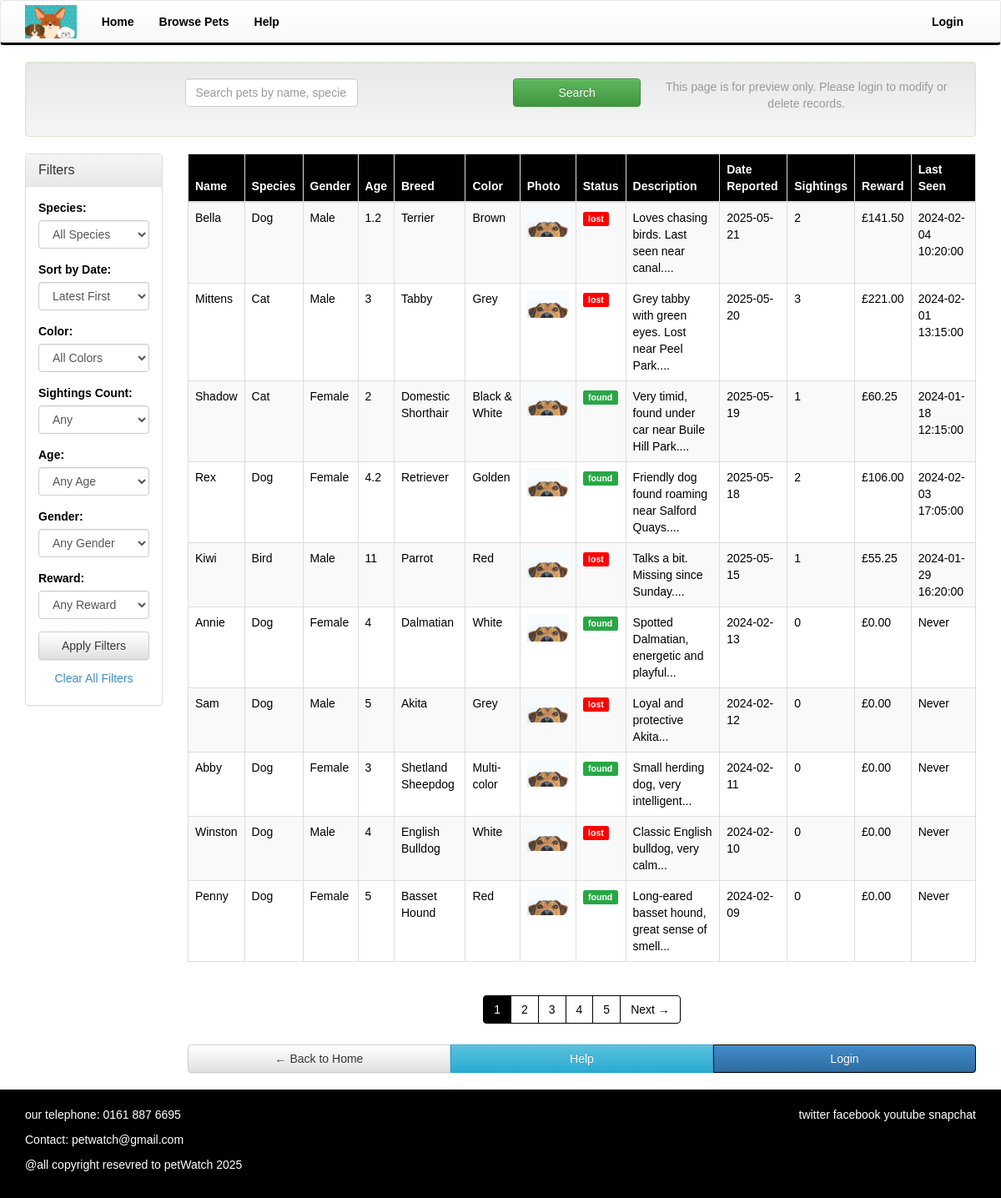
The page /petWatch/controllers/browse.php on the database its author committed.
### tables this page shows
CREATE TABLE "pets"
(
    id            INTEGER
        primary key autoincrement,
    name          TEXT,
    species       TEXT,
    breed         TEXT,
    color         TEXT,
    photo_url     TEXT,
    status        TEXT,
    description   TEXT,
    date_reported DATE,
    user_id       INTEGER
        references users,
    gender        TEXT,
    age           DECIMAL(4, 2),
    check (age >= 0 AND age <= 100),
    check (gender IN ('Male', 'Female')),
    check (status IN ('lost', 'found'))
);

### petWatch/controllers/browse.php (called while the page is built, shortened)
<?php
require_once '../Model/PetModel.php';
$db = getDbConnection();
$petModel = new PetModel($db);
$search = isset($_GET['search']) ? $_GET['search'] : '';
$species = isset($_GET['species']) ? $_GET['species'] : '';
$color = isset($_GET['color']) ? $_GET['color'] : '';
$gender = isset($_GET['gender']) ? $_GET['gender'] : '';
$age = isset($_GET['age']) ? $_GET['age'] : '';
$sightings = isset($_GET['sightings']) ? $_GET['sightings'] : '';
$reward = isset($_GET['reward']) ? $_GET['reward'] : '';
$sort = isset($_GET['sort']) ? $_GET['sort'] : 'late';
$page = isset($_GET['page']) ? (int)$_GET['page'] : 1;
$filters = [
    'species' => $species,
    'color' => $color,
    'gender' => $gender,
    'age' => $age,
    'sightings' => $sightings,
    'reward' => $reward,
    'sort' => $sort
];
$filters = array_filter($filters);
$pets = $petModel->getPets($search, $filters, $page, 10);
$totalPets = $petModel->getTotalPets($search, $filters);
$totalPages = ceil($totalPets / 10);
include '../views/browse.phtml';
?>

### petWatch/Model/PetModel.php (called while the page is built, shortened)
<?php
class PetModel extends PetRelatedModel
{
    public function getPets($search = '', $filters = [], $page = 1, $perPage = 10)
    {
        $offset = ($page - 1) * $perPage;
        $sql = "SELECT p.*,
                       COUNT(s.id) as sighting_count,
                       COALESCE(SUM(s.reward), 0) as total_reward,
                       MAX(s.timestamp) as last_sighting
                FROM pets p
                LEFT JOIN sightings s ON p.id = s.pet_id
                WHERE 1=1";
        $params = [];
        $sql = $this->applyFilters($sql, $filters, $params);
        $sql .= " GROUP BY p.id";
        $sql = $this->applyHavingConditions($sql, $filters);
        $sort = isset($filters['sort']) ? $filters['sort'] : 'late';
        $sql .= ($sort === 'early') ? " ORDER BY p.date_reported ASC" : " ORDER BY p.date_reported DESC";
        $sql .= " LIMIT ? OFFSET ?";
        $params[] = $perPage;
        $params[] = $offset;
        $stmt = $this->executeStatement($sql, $params);
        return $stmt ? $stmt->fetchAll(PDO::FETCH_ASSOC) : [];
    }
    private function applyFilters(string $sql, array $filters, array &$params): string
    {
        return $sql;
    }
    private function applyHavingConditions(string $sql, array $filters): string
    {
        return $sql;
    }
    public function getTotalPets($search = '', $filters = [])
    {
        $sql = "SELECT COUNT(DISTINCT p.id) as total FROM pets p WHERE 1=1";
        $params = [];
        $sql = $this->applyFilters($sql, $filters, $params);
        $stmt = $this->executeStatement($sql, $params);
        $result = $stmt ? $stmt->fetch(PDO::FETCH_ASSOC) : ['total' => 0];
        return isset($result['total']) ? (int)$result['total'] : 0;
    }
}
?>

### petWatch/Model/BaseModel.php (called while the page is built, shortened)
<?php
abstract class BaseModel
{
    protected $db;
    public function __construct(PDO $db)
    {
        $this->db = $db;
    }
    protected function executeStatement(string $sql, array $params = [])
    {
        try {
            $stmt = $this->db->prepare($sql);
            $stmt->execute($params);
            return $stmt;
        } catch (PDOException $e) {
            error_log("Database error in " . get_class($this) . ": " . $e->getMessage());
            return false;
        }
    }
}
?>

### petWatch/views/browse.phtml (the view, shortened to what this page needs)
<?php global $search, $species, $sort, $color, $sightings, $age, $gender, $reward, $page, $totalPages; ?>
<?php include 'template/header.phtml'; ?>
<div class="container">
    <div class="row">
        <div class="col-xs-12">
            <div class="well search-well text-center">
                <form method="get" action="browse.php" class="form-inline">
                    <div class="form-group col-xs-12 col-sm-8 col-md-6 col-lg-6">
                        <input type="text" name="search" class="form-control"
                               placeholder="Search pets by name, species, breed..."
                               value="<?php echo htmlspecialchars($search); ?>">
                    </div>
                    <div class="form-group col-xs-12 col-sm-4 col-md-3 col-lg-2">
                        <button type="submit" class="btn btn-success btn-block">Search</button>
                    </div>
                </form>
                <p class="text-muted hidden-xs">
                    This page is for preview only. Please login to modify or delete records.
                </p>
            </div>
        </div>
    </div>
    <div class="row">
        <div class="col-xs-12 col-md-3 col-lg-2">
            <div class="panel panel-default filter-panel">
                <div class="panel-heading">
                    <h4 class="panel-title">
                        Filters
                    </h4>
                </div>
                <div id="filterCollapse" class="panel-body collapse in">
                    <form method="get" action="browse.php" id="filterForm">
                        <div class="form-group">
                            <label>Species:</label>
                            <select name="species" class="form-control" onchange="this.form.submit()">
                                <option value="">All Species</option>
                            </select>
                        </div>
                        <div class="form-group">
                            <label>Sort by Date:</label>
                            <select name="sort" class="form-control" onchange="this.form.submit()">
                                <option value="late" <?php echo $sort == 'late' ? 'selected' : ''; ?>>Latest First</option>
                            </select>
                        </div>
                        <div class="form-group">
                            <label>Color:</label>
                            <select name="color" class="form-control" onchange="this.form.submit()">
                                <option value="">All Colors</option>
                            </select>
                        </div>
                        <div class="form-group">
                            <label>Sightings Count:</label>
                            <select name="sightings" class="form-control" onchange="this.form.submit()">
                                <option value="">Any</option>
                            </select>
                        </div>
                        <div class="form-group">
                            <label>Age:</label>
                            <select name="age" class="form-control" onchange="this.form.submit()">
                                <option value="">Any Age</option>
                            </select>
                        </div>
                        <div class="form-group">
                            <label>Gender:</label>
                            <select name="gender" class="form-control" onchange="this.form.submit()">
                                <option value="">Any Gender</option>
                            </select>
                        </div>
                        <div class="form-group">
                            <label>Reward:</label>
                            <select name="reward" class="form-control" onchange="this.form.submit()">
                                <option value="">Any Reward</option>
                            </select>
                        </div>
                        <button type="submit" class="btn btn-default btn-block">Apply Filters</button>
                        <a href="browse.php" class="btn btn-link btn-block">Clear All Filters</a>
                    </form>
                </div>
            </div>
        </div>
        <div class="col-xs-12 col-md-9 col-lg-10">
            <?php if (empty($pets) && !empty($search)): ?>
                <div class="alert alert-info text-center">
                    <p>Sorry, your search for "<?php echo htmlspecialchars($search); ?>" did not match any pets.</p>
                    <p>Try different keywords or <a href="browse.php">clear your search</a>.</p>
                </div>
            <?php else: ?>
                <div class="hidden-xs hidden-sm">
                    <div class="table-responsive">
                        <table class="table table-bordered table-striped">
                            <thead>
                            <tr>
                                <th>Name</th>
                                <th>Species</th>
                                <th>Gender</th>
                                <th>Age</th>
                                <th>Breed</th>
                                <th>Color</th>
                                <th>Photo</th>
                                <th>Status</th>
                                <th>Description</th>
                                <th>Date Reported</th>
                                <th>Sightings</th>
                                <th>Reward</th>
                                <th>Last Seen</th>
                            </tr>
                            </thead>
                            <tbody>
                            <?php foreach ($pets as $pet): ?>
                                <tr>
                                    <td><?php echo htmlspecialchars($pet['name']); ?></td>
                                    <td><?php echo htmlspecialchars($pet['species']); ?></td>
                                    <td><?php echo htmlspecialchars(isset($pet['gender']) ? $pet['gender'] : 'Unknown'); ?></td>
                                    <td><?php echo htmlspecialchars(isset($pet['age']) ? $pet['age'] : 'Unknown'); ?></td>
                                    <td><?php echo htmlspecialchars($pet['breed']); ?></td>
                                    <td><?php echo htmlspecialchars($pet['color']); ?></td>
                                    <td>
                                        <?php if (!empty($pet['photo_url'])): ?>
                                            <img src="../images/pet-image/dog.png" alt="Pet photo" class="img-responsive" style="max-width: 50px;">
                                        <?php else: ?>
                                            No photo
                                        <?php endif; ?>
                                    </td>
                                    <td>
                                            <span class="label <?php echo $pet['status'] == 'lost' ? 'label-danger' : 'label-success'; ?>">
                                                <?php echo htmlspecialchars($pet['status']); ?>
                                            </span>
                                    </td>
                                    <td><?php echo htmlspecialchars(substr($pet['description'], 0, 50) . '...'); ?></td>
                                    <td><?php echo htmlspecialchars($pet['date_reported']); ?></td>
                                    <td><?php echo htmlspecialchars(isset($pet['sighting_count']) ? $pet['sighting_count'] : 0); ?></td>
                                    <td>£<?php echo number_format(isset($pet['total_reward']) ? $pet['total_reward'] : 0, 2); ?></td>
                                    <td><?php echo htmlspecialchars(isset($pet['last_sighting']) ? $pet['last_sighting'] : 'Never'); ?></td>
                                </tr>
                            <?php endforeach; ?>
                            </tbody>
                        </table>
                    </div>
                </div>
                <div class="row">
                    <div class="col-xs-12 text-center">
                        <ul class="pagination">
                            <?php
                            $startPage = max(1, $page - 2);
                            $endPage = min($totalPages, $startPage + 4);
                            $startPage = max(1, $endPage - 4);
                            for ($i = $startPage; $i <= $endPage; $i++): ?>
                                <li class="<?php echo $i == $page ? 'active' : ''; ?>">
                                    <a href="?<?php echo http_build_query(array_merge($_GET, ['page' => $i])); ?>"><?php echo $i; ?></a>
                                </li>
                            <?php endfor; ?>
                            <?php if ($page < $totalPages): ?>
                                <li><a href="?<?php echo http_build_query(array_merge($_GET, ['page' => $page + 1])); ?>">Next →</a></li>
                            <?php endif; ?>
                        </ul>
                    </div>
                </div>
            <?php endif; ?>
            <div class="row">
                <div class="col-xs-12">
                    <div class="btn-group btn-group-justified">
                        <a href="../index.php" class="btn btn-default">← Back to Home</a>
                        <a href="help.php" class="btn btn-info">Help</a>
                        <?php if (isset($_SESSION['loggedin']) && $_SESSION['loggedin'] === true): ?>
                            <a href="logout.php" class="btn btn-primary" onclick="return confirmLogout()">Logout</a>
                        <?php else: ?>
                            <a href="login.php" class="btn btn-primary">Login</a>
                        <?php endif; ?>
                    </div>
                </div>
            </div>
        </div>
    </div>
</div>
<?php include 'template/footer.phtml'; ?>

### petWatch/css/my-style.css (style rules this page uses)
html, body { height: 100%; margin: 0; padding: 0; }
body { background-color: white; color: black; font-family: Arial, sans-serif; display: flex; flex-direction: column; min-height: 100vh; }
.btn-primary { background-color: black; border-color: black; }
.table th { background-color: #000; color: #fff; border-color: #000; }
.table-striped > tbody > tr:nth-of-type(odd) { background-color: #f9f9f9; }
.label-danger { background-color: #ff0000; }
.label-success { background-color: #28a745; }
.well { background-color: #dff0d8; border-color: #d6e9c6; }
.pagination > li > a { color: #000; border: 1px solid #000; }
.pagination > li.active > a { background-color: #000; border-color: #000; color: #fff; }

### rows shown on the page
pets: name "Bella", species "Dog", gender "Male", age "1.2", breed "Terrier", color "Brown", status "lost", description "Loves chasing birds. Last seen near canal....", date_reported "2025-05-21", sighting_count "2", total_reward "141.50", last_sighting "2024-02-04 10:20:00"
pets: name "Mittens", species "Cat", gender "Male", age "3", breed "Tabby", color "Grey", status "lost", description "Grey tabby with green eyes. Lost near Peel Park....", date_reported "2025-05-20", sighting_count "3", total_reward "221.00", last_sighting "2024-02-01 13:15:00"
pets: name "Shadow", species "Cat", gender "Female", age "2", breed "Domestic Shorthair", color "Black & White", status "found", description "Very timid, found under car near Buile Hill Park....", date_reported "2025-05-19", sighting_count "1", total_reward "60.25", last_sighting "2024-01-18 12:15:00"
pets: name "Rex", species "Dog", gender "Female", age "4.2", breed "Retriever", color "Golden", status "found", description "Friendly dog found roaming near Salford Quays....", date_reported "2025-05-18", sighting_count "2", total_reward "106.00", last_sighting "2024-02-03 17:05:00"
pets: name "Kiwi", species "Bird", gender "Male", age "11", breed "Parrot", color "Red", status "lost", description "Talks a bit. Missing since Sunday....", date_reported "2025-05-15", sighting_count "1", total_reward "55.25", last_sighting "2024-01-29 16:20:00"
pets: name "Annie", species "Dog", gender "Female", age "4", breed "Dalmatian", color "White", status "found", description "Spotted Dalmatian, energetic and playful...", date_reported "2024-02-13", sighting_count "0", total_reward "0.00", last_sighting "Never"
pets: name "Sam", species "Dog", gender "Male", age "5", breed "Akita", color "Grey", status "lost", description "Loyal and protective Akita...", date_reported "2024-02-12", sighting_count "0", total_reward "0.00", last_sighting "Never"
pets: name "Abby", species "Dog", gender "Female", age "3", breed "Shetland Sheepdog", color "Multi-color", status "found", description "Small herding dog, very intelligent...", date_reported "2024-02-11", sighting_count "0", total_reward "0.00", last_sighting "Never"
pets: name "Winston", species "Dog", gender "Male", age "4", breed "English Bulldog", color "White", status "lost", description "Classic English bulldog, very calm...", date_reported "2024-02-10", sighting_count "0", total_reward "0.00", last_sighting "Never"
pets: name "Penny", species "Dog", gender "Female", age "5", breed "Basset Hound", color "Red", status "found", description "Long-eared basset hound, great sense of smell...", date_reported "2024-02-09", sighting_count "0", total_reward "0.00", last_sighting "Never"
